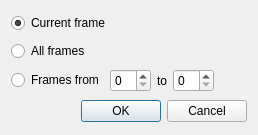
<?xml version="1.0" encoding="UTF-8"?>
<ui version="4.0">
 <class>lqSelectLidarFrameDialog</class>
 <widget class="QDialog" name="lqSelectLidarFrameDialog">
  <property name="geometry">
   <rect>
    <x>0</x>
    <y>0</y>
    <width>258</width>
    <height>135</height>
   </rect>
  </property>
  <property name="windowTitle">
   <string>Select Frame(s) to export</string>
  </property>
  <layout class="QVBoxLayout" name="verticalLayout">
   <item>
    <widget class="QRadioButton" name="CurrentFrameRadioButton">
     <property name="text">
      <string>Current frame</string>
     </property>
     <property name="checked">
      <bool>true</bool>
     </property>
    </widget>
   </item>
   <item>
    <widget class="QRadioButton" name="AllFrameRadioButton">
     <property name="text">
      <string>All frames</string>
     </property>
    </widget>
   </item>
   <item>
    <layout class="QHBoxLayout" name="horizontalLayout">
     <item>
      <widget class="QRadioButton" name="FrameRangeRadioButton">
       <property name="text">
        <string>Frames from</string>
       </property>
      </widget>
     </item>
     <item>
      <widget class="QSpinBox" name="StartFrameSpinBox"/>
     </item>
     <item>
      <widget class="QLabel" name="label">
       <property name="text">
        <string>to</string>
       </property>
      </widget>
     </item>
     <item>
      <widget class="QSpinBox" name="StopFrameSpinBox"/>
     </item>
     <item>
      <spacer name="horizontalSpacer">
       <property name="orientation">
        <enum>Qt::Horizontal</enum>
       </property>
       <property name="sizeHint" stdset="0">
        <size>
         <width>40</width>
         <height>20</height>
        </size>
       </property>
      </spacer>
     </item>
    </layout>
   </item>
   <item>
    <widget class="QDialogButtonBox" name="buttonBox">
     <property name="orientation">
      <enum>Qt::Horizontal</enum>
     </property>
     <property name="standardButtons">
      <set>QDialogButtonBox::Cancel|QDialogButtonBox::Ok</set>
     </property>
    </widget>
   </item>
  </layout>
 </widget>
 <resources/>
 <connections>
  <connection>
   <sender>buttonBox</sender>
   <signal>accepted()</signal>
   <receiver>lqSelectLidarFrameDialog</receiver>
   <slot>accept()</slot>
   <hints>
    <hint type="sourcelabel">
     <x>248</x>
     <y>254</y>
    </hint>
    <hint type="destinationlabel">
     <x>157</x>
     <y>274</y>
    </hint>
   </hints>
  </connection>
  <connection>
   <sender>buttonBox</sender>
   <signal>rejected()</signal>
   <receiver>lqSelectLidarFrameDialog</receiver>
   <slot>reject()</slot>
   <hints>
    <hint type="sourcelabel">
     <x>316</x>
     <y>260</y>
    </hint>
    <hint type="destinationlabel">
     <x>286</x>
     <y>274</y>
    </hint>
   </hints>
  </connection>
 </connections>
</ui>
